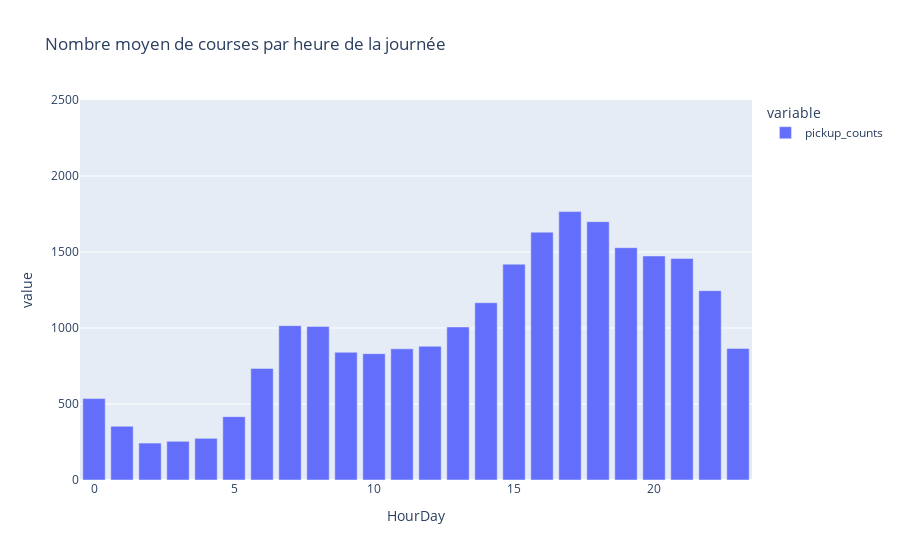

Notebook code cell kept with this figure:
### Code cell
PickupsDay = df.groupby(["DayDate", "HourDay"]).size().reset_index(name="pickup_counts")
MeanHour = PickupsDay.groupby("HourDay")["pickup_counts"].mean()

fig = px.bar(MeanHour, title="Nombre moyen de courses par heure de la journée", range_y=[0, 2500])
fig.show()

### Figure 1 — Plotly figure (JSON) as saved in the notebook; plotly's stock layout.template omitted (floating-point values rounded to 4 significant figures)
{"data": [{"alignmentgroup": "True", "hovertemplate": "variable=pickup_counts<br>HourDay=%{x}<br>value=%{y}<extra></extra>", "legendgroup": "pickup_counts", "marker": {"color": "#636efa", "pattern": {"shape": ""}}, "name": "pickup_counts", "offsetgroup": "pickup_counts", "orientation": "v", "showlegend": true, "textposition": "auto", "type": "bar", "x": [0, 1, 2, 3, 4, 5, 6, 7, 8, 9, 10, 11, 12, 13, 14, 15, 16, 17, 18, 19, 20, 21, 22, 23], "xaxis": "x", "y": [535.5, 353.4, 243.0, 254.6, 274.2, 416.6, 733.9, 1015.0, 1010.0, 840.5, 831.1, 863.0, 880.0, 1007.0, 1166.0, 1420.0, 1631.0, 1766.0, 1700.0, 1528.0, 1474.0, 1458.0, 1245.0, 865.9], "yaxis": "y"}], "layout": {"barmode": "relative", "legend": {"title": {"text": "variable"}, "tracegroupgap": 0}, "title": {"text": "Nombre moyen de courses par heure de la journée"}, "xaxis": {"anchor": "y", "domain": [0, 1], "title": {"text": "HourDay"}}, "yaxis": {"anchor": "x", "domain": [0, 1], "range": [0, 2500], "title": {"text": "value"}}}}
